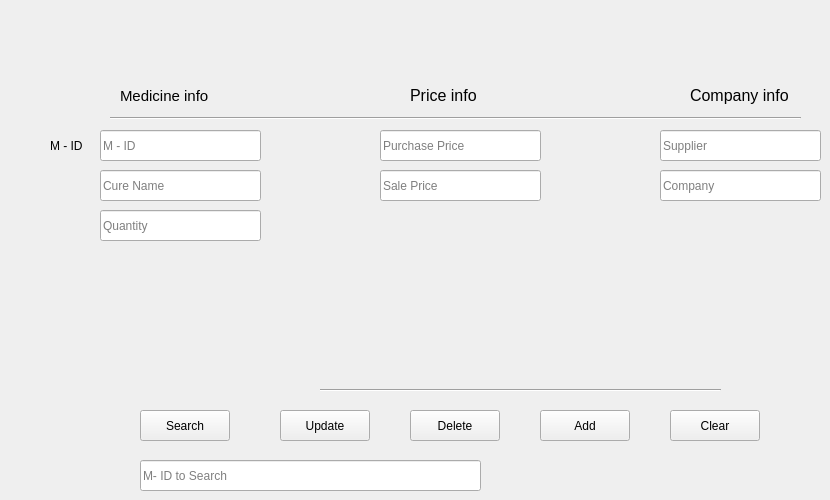
   <widget class="QWidget" name="tab_3">
    <attribute name="title">
     <string>Purchase</string>
    </attribute>
    <widget class="QPushButton" name="pushButton">
     <property name="geometry">
      <rect>
       <x>280</x>
       <y>410</y>
       <width>90</width>
       <height>31</height>
      </rect>
     </property>
     <property name="text">
      <string>Update</string>
     </property>
    </widget>
    <widget class="QPushButton" name="pushButton_2">
     <property name="geometry">
      <rect>
       <x>410</x>
       <y>410</y>
       <width>90</width>
       <height>31</height>
      </rect>
     </property>
     <property name="text">
      <string>Delete</string>
     </property>
    </widget>
    <widget class="QPushButton" name="pushButton_3">
     <property name="geometry">
      <rect>
       <x>540</x>
       <y>410</y>
       <width>90</width>
       <height>31</height>
      </rect>
     </property>
     <property name="text">
      <string>Add</string>
     </property>
    </widget>
    <widget class="QPushButton" name="pushButton_4">
     <property name="geometry">
      <rect>
       <x>670</x>
       <y>410</y>
       <width>90</width>
       <height>31</height>
      </rect>
     </property>
     <property name="text">
      <string>Clear</string>
     </property>
    </widget>
    <widget class="Line" name="line">
     <property name="geometry">
      <rect>
       <x>320</x>
       <y>380</y>
       <width>401</width>
       <height>20</height>
      </rect>
     </property>
     <property name="orientation">
      <enum>Qt::Horizontal</enum>
     </property>
    </widget>
    <widget class="QLabel" name="label_2">
     <property name="geometry">
      <rect>
       <x>120</x>
       <y>80</y>
       <width>101</width>
       <height>31</height>
      </rect>
     </property>
     <property name="font">
      <font>
       <pointsize>11</pointsize>
      </font>
     </property>
     <property name="text">
      <string>Medicine info</string>
     </property>
    </widget>
    <widget class="QLabel" name="label_3">
     <property name="geometry">
      <rect>
       <x>410</x>
       <y>80</y>
       <width>101</width>
       <height>31</height>
      </rect>
     </property>
     <property name="font">
      <font>
       <pointsize>12</pointsize>
      </font>
     </property>
     <property name="text">
      <string>Price info</string>
     </property>
    </widget>
    <widget class="QLabel" name="label_4">
     <property name="geometry">
      <rect>
       <x>690</x>
       <y>80</y>
       <width>101</width>
       <height>31</height>
      </rect>
     </property>
     <property name="font">
      <font>
       <pointsize>12</pointsize>
      </font>
     </property>
     <property name="text">
      <string>Company info</string>
     </property>
    </widget>
    <widget class="QLineEdit" name="lineEdit">
     <property name="geometry">
      <rect>
       <x>100</x>
       <y>210</y>
       <width>161</width>
       <height>31</height>
      </rect>
     </property>
     <property name="placeholderText">
      <string>Quantity</string>
     </property>
    </widget>
    <widget class="QLineEdit" name="lineEdit_2">
     <property name="geometry">
      <rect>
       <x>100</x>
       <y>170</y>
       <width>161</width>
       <height>31</height>
      </rect>
     </property>
     <property name="placeholderText">
      <string>Cure Name</string>
     </property>
    </widget>
    <widget class="QLineEdit" name="lineEdit_7">
     <property name="geometry">
      <rect>
       <x>380</x>
       <y>130</y>
       <width>161</width>
       <height>31</height>
      </rect>
     </property>
     <property name="placeholderText">
      <string>Purchase Price</string>
     </property>
    </widget>
    <widget class="QLineEdit" name="lineEdit_8">
     <property name="geometry">
      <rect>
       <x>380</x>
       <y>170</y>
       <width>161</width>
       <height>31</height>
      </rect>
     </property>
     <property name="placeholderText">
      <string>Sale Price</string>
     </property>
    </widget>
    <widget class="QLineEdit" name="lineEdit_9">
     <property name="geometry">
      <rect>
       <x>660</x>
       <y>130</y>
       <width>161</width>
       <height>31</height>
      </rect>
     </property>
     <property name="placeholderText">
      <string>Supplier</string>
     </property>
    </widget>
    <widget class="QLineEdit" name="lineEdit_10">
     <property name="geometry">
      <rect>
       <x>660</x>
       <y>170</y>
       <width>161</width>
       <height>31</height>
      </rect>
     </property>
     <property name="placeholderText">
      <string>Company</string>
     </property>
    </widget>
    <widget class="Line" name="line_3">
     <property name="geometry">
      <rect>
       <x>110</x>
       <y>110</y>
       <width>691</width>
       <height>16</height>
      </rect>
     </property>
     <property name="orientation">
      <enum>Qt::Horizontal</enum>
     </property>
    </widget>
    <widget class="QLabel" name="label_8">
     <property name="geometry">
      <rect>
       <x>50</x>
       <y>130</y>
       <width>47</width>
       <height>31</height>
      </rect>
     </property>
     <property name="text">
      <string>M - ID</string>
     </property>
    </widget>
    <widget class="QLineEdit" name="lineEdit_6">
     <property name="geometry">
      <rect>
       <x>100</x>
       <y>130</y>
       <width>161</width>
       <height>31</height>
      </rect>
     </property>
     <property name="placeholderText">
      <string>M - ID</string>
     </property>
    </widget>
    <widget class="QLineEdit" name="lineEdit_19">
     <property name="geometry">
      <rect>
       <x>140</x>
       <y>460</y>
       <width>341</width>
       <height>31</height>
      </rect>
     </property>
     <property name="placeholderText">
      <string>M- ID to Search</string>
     </property>
    </widget>
    <widget class="QPushButton" name="pushButton_14">
     <property name="geometry">
      <rect>
       <x>140</x>
       <y>410</y>
       <width>90</width>
       <height>31</height>
      </rect>
     </property>
     <property name="text">
      <string>Search</string>
     </property>
    </widget>
   </widget>
